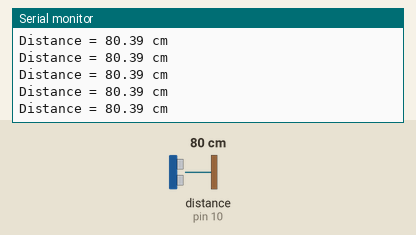
Simulated run of this sketch. Board: Arduino Nano, built with avr-gcc and run on an emulated ATmega328P. On the bench: the last lines printed to the serial monitor. Wiring (inferred from the names in the program): ultrasonic range finder: trigger pin 5; echo pin 10. The test bench sets the inputs (shaded band); at power-on: distance to the obstacle (sensor on pin 10) 80 cm. The echo pulse lasts 58.3 µs per cm.

Above: at 1.2 s.
1.3 s: distance to the obstacle (sensor on pin 10) set to 2 cm
At 1.38 s:
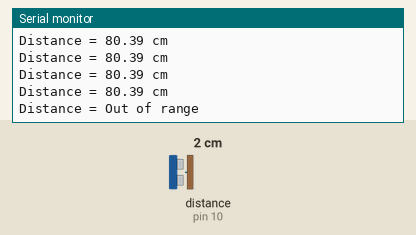
3.2 s: distance to the obstacle (sensor on pin 10) set to 4 cm
At 3.3 s:
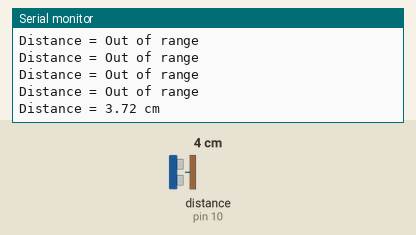
Timing chart, 0 to 6.2 s (numbered marks = the images above; inputs shaded):
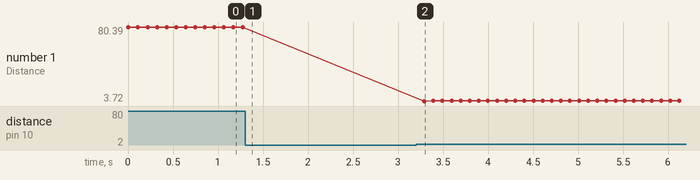

Measured:
- the behaviour switches between 2 and 3 cm on distance to the obstacle (sensor on pin 10) (found by bisection; images 1 and 2)
- after the input at 1.3 s, the serial monitor: prints a new line after 0.07 s (image 1)
- after the input at 3.2 s, the serial monitor: prints a new line after 0.09 s (image 2)
- plotted number 1: 80.39 → 4.07 after the input at 3.2 s

The sketch:

HCSR04.ino
```cpp
/*Distance Measuring tool using HC-SR04 ULTRASONIC DISTANCE SENSOR and ARDUINO-NANO Board
Trigger = D5
Echo = D10
Vcc = 5V
GND = GND*/
#define trigPin 5
#define echoPin 10

float timeDelay, distance;
void setup() {
  Serial.begin(9600);
  pinMode(trigPin, OUTPUT);
  pinMode(echoPin, INPUT);

}

void loop() {

 digitalWrite(trigPin, LOW);
 delayMicroseconds(2);
 digitalWrite(trigPin, HIGH);
 delayMicroseconds(10);
 digitalWrite(trigPin, LOW);

 //measure the response from HC-SR04
 timeDelay = pulseIn(echoPin, HIGH);

 distance = (timeDelay / 2)* 0.034606;

 Serial.print("Distance = ");
 if((distance >= 400)||(distance <= 2)){
 Serial.println("Out of range");
 }
 else{
 Serial.print(distance);
 Serial.println(" cm");
 }
 delay(100);
}
```
